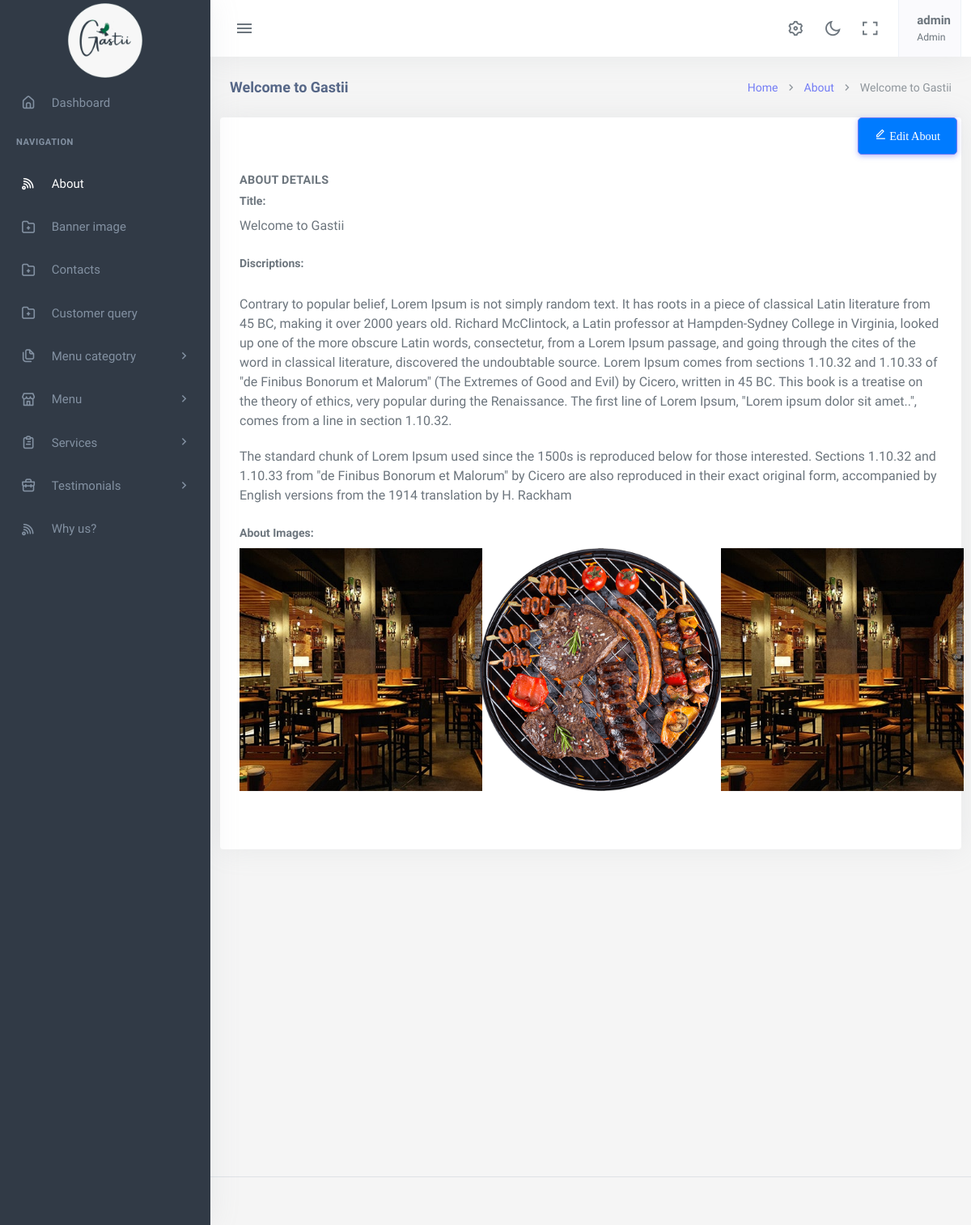
/about/1/ (signed in), run on the app's committed database.
### app/models.py (models this page shows, shortened)
class About(models.Model):
    title = models.CharField(max_length=150)
    discriptions= RichTextField()
    class Meta:
        ordering = ['-id']

class AboutImage(models.Model):
    about = models.ForeignKey(About, on_delete=models.CASCADE, related_name='aboutus')
    image = models.ImageField(upload_to='aboutimage/')

### app/views.py (the view)
# urls.py: path('about/<int:pk>/', views.AboutDetailView.as_view(), name='about-detail'),
@method_decorator([login_required(login_url='login'), superadmin_required], name='dispatch')
class AboutDetailView(View):
    def get(self, request, pk):
        about = About.objects.get(pk=pk)
        context = {'about': about}
        return render(request, 'app/about_detail.html', context)

### app/templates/app/about_detail.html
{% extends 'app/base.html' %}
{% block content %}
    <div class="content-page">
        <div class="content">
            <div class="container-fluid">
                <div class="row">
                    <div class="col-12">
                        <div class="page-title-box">
                            <div class="page-title-right">
                                <ol class="breadcrumb m-0">
                                    <li class="breadcrumb-item"><a href="{% url 'index'%}">Home</a></li>
                                    <li class="breadcrumb-item"><a href="{% url 'about-detail' pk=1 %}">About</a></li>
                                    <li class="breadcrumb-item active">{{ about.title }}</li>
                                </ol>
                            </div>
                            <h4 class="page-title">{{ about.title }}</h4>
                        </div>
                    </div>
                </div>
            </div>
            <div class="card">
                <div style="text-align: right;">
                    <a href="{% url 'about-edit' pk=1 %}">
                    <button class="btn btn-primary" style="text-align: right;">
                    <i class="ri-edit-line"> Edit About</i></button></a>
                </div>
                <div class="card-body">
                    <h4 class="header-title">About Details</h4>
                    <div class="mb-3">
                        <label class="form-label">Title:</label>
                        <p>{{ about.title }}</p>
                    </div>
                    <div class="mb-3">
                        <label class="form-label">Discriptions:</label>
                        <p>{{ about.discriptions|safe }}</p>
                    </div>
                    <div class="row">
                        <div class="col-12">
                            <div class="mb-3">
                                <label class="form-label">About Images:</label>
                                <div class="row">
                                    {% for image in about.aboutus.all %}
                                        <div class="col-md-4 mb-3">
                                            <img src="{{ image.image.url }}" alt="About Image" style="max-height: 300px;">
                                        </div>
                                    {% empty %}
                                        <p>No images available</p>
                                    {% endfor %}
                                </div>
                            </div>
                        </div>
                    </div>
                </div>
            </div>
        </div>
    </div>
{% endblock %}

### app/templates/app/base.html (shortened to what this page needs)
{% load static %}
<!DOCTYPE html>
<html lang="en">
    <head>
        <link rel="stylesheet" href="{% static 'app/assets/vendor/jquery-toast-plugin/jquery.toast.min.css'%}">
        <link href="{% static 'app/assets/css/app-saas.min.css'%}" rel="stylesheet" type="text/css" id="app-style" />
        <link href="{% static 'app/assets/css/icons.min.css'%}" rel="stylesheet" type="text/css" />
        <link href="{% static 'app/assets/vendor/bootstrap-datepicker/css/bootstrap-datepicker.min.css'%}" rel="stylesheet" type="text/css" />
        <link href="{% static 'app/assets/vendor/select2/css/select2.min.css'%}" rel="stylesheet" type="text/css" />
        <link href="{% static 'app/assets/vendor/datatables.net-bs5/css/dataTables.bootstrap5.min.css'%}" rel="stylesheet" type="text/css" />
        <link href="{% static 'app/assets/vendor/datatables.net-responsive-bs5/css/responsive.bootstrap5.min.css'%}" rel="stylesheet" type="text/css" />
        <link href="{% static 'app/assets/css/app-saas.min.css'%}" rel="stylesheet" type="text/css" id="app-style" />
        <link href="{% static 'app/assets/css/icons.min.css'%}" rel="stylesheet" type="text/css" />
        <link href="{% static 'app/assets/vendor/quill/quill.core.css' %}" rel="stylesheet" type="text/css" />
        <link href="{% static 'app/assets/vendor/quill/quill.snow.css' %}" rel="stylesheet" type="text/css" />
        <link href="{% static 'app/assets/vendor/datatables.net-buttons-bs5/css/buttons.bootstrap5.min.css' %}" rel="stylesheet" type="text/css" />
        <link href="{% static 'app/assets/vendor/datatables.net-bs5/css/dataTables.bootstrap5.min.css'%}" rel="stylesheet" type="text/css" />
        <link href="{% static 'app/assets/vendor/datatables.net-responsive-bs5/css/responsive.bootstrap5.min.css'%}" rel="stylesheet" type="text/css" />
        <link href="{% static 'app/assets/vendor/datatables.net-fixedcolumns-bs5/css/fixedColumns.bootstrap5.min.css'%}" rel="stylesheet" type="text/css" />
        <link href="{% static 'app/assets/vendor/datatables.net-fixedheader-bs5/css/fixedHeader.bootstrap5.min.css'%}" rel="stylesheet" type="text/css" />
        <link href="{% static 'app/assets/vendor/datatables.net-buttons-bs5/css/buttons.bootstrap5.min.css'%}" rel="stylesheet" type="text/css" />
        <link href="{% static 'app/assets/vendor/datatables.net-select-bs5/css/select.bootstrap5.min.css'%}" rel="stylesheet" type="text/css" />
        <link href="{% static 'app/assets/css/app-saas.min.css'%}" rel="stylesheet" type="text/css" id="app-style" />
        <link href="{% static 'app/assets/css/icons.min.css'%}" rel="stylesheet" type="text/css" />
        <link href="{% static 'app/assets/vendor/simplemde/simplemde.min.css'%}" rel="stylesheet" type="text/css" />
    </head>
    <link rel="stylesheet" href="https://maxcdn.bootstrapcdn.com/font-awesome/4.7.0/css/font-awesome.min.css">
    <body>
        <div class="wrapper">
            <div class="navbar-custom">
                <div class="topbar container-fluid">
                    <div class="d-flex align-items-center gap-lg-2 gap-1">
                        <button class="button-toggle-menu">
                            <i class="mdi mdi-menu"></i>
                        </button>
                    </div>
                    <ul class="topbar-menu d-flex align-items-center gap-3">
                        <li class="d-none d-sm-inline-block">
                            <a class="nav-link" data-bs-toggle="offcanvas" href="#theme-settings-offcanvas">
                                <i class="ri-settings-3-line font-22"></i>
                            </a>
                        </li>
                        <li class="d-none d-sm-inline-block">
                            <div class="nav-link" id="light-dark-mode" data-bs-toggle="tooltip" data-bs-placement="left" title="Theme Mode">
                                <i class="ri-moon-line font-22"></i>
                            </div>
                        </li>
                        <li class="d-none d-md-inline-block">
                            <a class="nav-link" href="#" data-toggle="fullscreen">
                                <i class="ri-fullscreen-line font-22"></i>
                            </a>
                        </li>
                        <li class="dropdown">
                            <a class="nav-link dropdown-toggle arrow-none nav-user px-2" data-bs-toggle="dropdown" href="#" role="button" aria-haspopup="false" aria-expanded="false">
                                <span class="d-lg-flex flex-column gap-1 d-none">
                                    <h5 class="my-0"> {{request.user.username}}</h5>
                                    <h6 class="my-0 fw-normal">Admin</h6>
                                </span>
                            </a>
                        </li>
                    </ul>
                </div>
            </div>
            <div class="leftside-menu">
                <a href="#" class="logo logo-light">
                    <span class="logo-lg">
                        <img src="{% static 'app/assets/images/logo.png'%}" alt="logo" style="height: 100px;">
                    </span>
                </a>
                <div class="h-100" id="leftside-menu-container" data-simplebar>
                    <ul class="side-nav">
                        <li class="side-nav-item">
                            <a href="{%url 'index'%}" class="side-nav-link">
                                <i class="uil-home-alt"></i>
                                <span> Dashboard </span>
                            </a>
                        </li>
                        <li class="side-nav-title">Navigation</li>
                        <li class="side-nav-item">
                            <a href="{% url 'about-detail' pk=1 %}" class="side-nav-link">
                                <i class="uil-rss"></i>
                                <span> About </span>
                            </a>
                        </li>
                        <li class="side-nav-item">
                            <a href="{% url 'banner-detail' pk=1 %}" class="side-nav-link">
                                <i class="uil-folder-plus"></i>
                                <span>Banner image </span>
                            </a>
                        </li>
                        <li class="side-nav-item">
                            <a href="{% url 'contact-detail' pk=1 %}" class="side-nav-link">
                                <i class="uil-folder-plus"></i>
                                <span>Contacts</span>
                            </a>
                        </li>
                        <li class="side-nav-item">
                            <a href="{% url 'customer-query-list'%}" class="side-nav-link">
                                <i class="uil-folder-plus"></i>
                                <span>Customer query</span>
                            </a>
                        </li>
                        <li class="side-nav-item">
                            <a data-bs-toggle="collapse" href="#sidebarPages" aria-expanded="false" aria-controls="sidebarPages" class="side-nav-link">
                                <i class="uil-copy-alt"></i>
                                <span> Menu categotry</span>
                                <span class="menu-arrow"></span>
                            </a>
                        </li>
                        <li class="side-nav-item">
                            <a data-bs-toggle="collapse" href="#sidebarEcommerce" aria-expanded="false" aria-controls="sidebarEcommerce" class="side-nav-link">
                                <i class="uil-store"></i>
                                <span>Menu</span>
                                <span class="menu-arrow"></span>
                            </a>
                        </li>
                        <li class="side-nav-item">
                            <a data-bs-toggle="collapse" href="#sidebarTasks" aria-expanded="false" aria-controls="sidebarTasks" class="side-nav-link">
                                <i class="uil-clipboard-alt"></i>
                                <span> Services</span>
                                <span class="menu-arrow"></span>
                            </a>
                        </li>
                        <li class="side-nav-item">
                            <a data-bs-toggle="collapse" href="#sidebarProjects" aria-expanded="false" aria-controls="sidebarProjects" class="side-nav-link">
                                <i class="uil-briefcase"></i>
                                <span> Testimonials </span>
                                <span class="menu-arrow"></span>
                            </a>
                        </li>
                        <li class="side-nav-item">
                            <a href="{%url 'why_us-detail' pk=1%}" class="side-nav-link">
                                <i class="uil-rss"></i>
                                <span> Why us? </span>
                            </a>
                        </li>
                    </ul>
                </div>
            </div>
  {% block content %}
  {% endblock  %}
        <footer class="footer">
            <div class="container-fluid">
                <div class="row">
                    <div class="col-md-6">
                    </div>
                    <div class="col-md-6">
                    </div>
                </div>
            </div>
        </footer>
    </div>
        </body>
    </html>

### app/templates/app/base.html (style rules this page uses)
p { font-size: 16px; margin-bottom: 20px; }
.btn { margin: 0 5px; padding: 10px 20px; border-radius: 5px; cursor: pointer; }
.btn-primary { background-color: #007bff; color: #fff; }

### data on the page
About: title "Welcome to Gastii", discriptions "Contrary to popular belief, Lorem Ipsum is not simply random text. It has roots in a piece of classical Latin literature from 45 BC, making it over 2000 years old. Richard McClintock, a Latin professor at Hampden-Sydney College in Virginia, looked up one of the more obscure Latin words, consectetur, from a Lorem Ipsum passage, and going through the cites of the word in classical literature, discovered the undoubtable source. Lorem Ipsum comes from sections 1.10.32 and 1.10.33 of \"de Finibus Bonorum et Malorum\" (The Extremes of Good and Evil) by Cicero, written in 45 BC. This book is a treatise on the theory of ethics, very popular during the Renaissance. The first line of Lorem Ipsum,…"
AboutImage: image (picture)
AboutImage: image (picture)
AboutImage: image (picture)

### other printed values
{{ request.user.username }} "admin"
